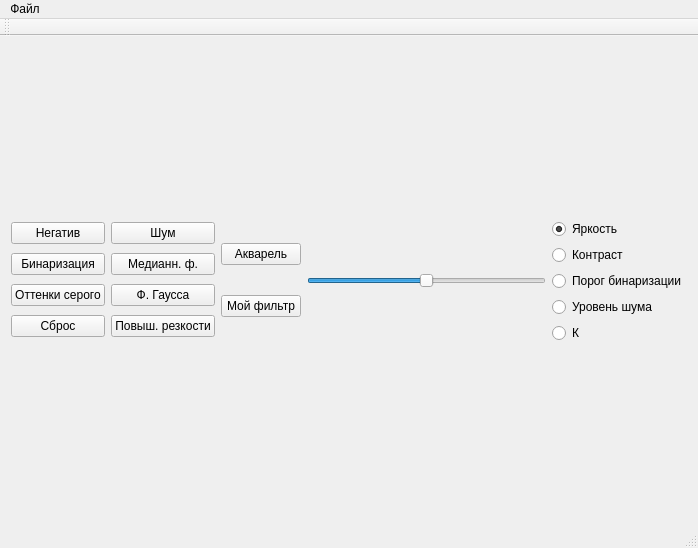
<?xml version="1.0" encoding="UTF-8"?>
<ui version="4.0">
 <class>MainWindow</class>
 <widget class="QMainWindow" name="MainWindow">
  <property name="geometry">
   <rect>
    <x>0</x>
    <y>0</y>
    <width>698</width>
    <height>548</height>
   </rect>
  </property>
  <property name="windowTitle">
   <string>MainWindow</string>
  </property>
  <widget class="QWidget" name="centralWidget">
   <layout class="QGridLayout" name="gridLayout">
    <item row="2" column="0">
     <layout class="QGridLayout" name="gridLayout_2">
      <item row="1" column="7">
       <layout class="QVBoxLayout" name="verticalLayout_4"/>
      </item>
      <item row="1" column="6">
       <layout class="QVBoxLayout" name="verticalLayout_6">
        <item>
         <widget class="QRadioButton" name="radioButton">
          <property name="text">
           <string>Яркость</string>
          </property>
          <property name="checked">
           <bool>true</bool>
          </property>
         </widget>
        </item>
        <item>
         <widget class="QRadioButton" name="radioButton_2">
          <property name="text">
           <string>Контраст</string>
          </property>
         </widget>
        </item>
        <item>
         <widget class="QRadioButton" name="radioButton_3">
          <property name="text">
           <string>Порог бинаризации</string>
          </property>
         </widget>
        </item>
        <item>
         <widget class="QRadioButton" name="radioButton_4">
          <property name="text">
           <string>Уровень шума</string>
          </property>
         </widget>
        </item>
        <item>
         <widget class="QRadioButton" name="radioButton_5">
          <property name="text">
           <string>К</string>
          </property>
         </widget>
        </item>
       </layout>
      </item>
      <item row="1" column="5">
       <layout class="QVBoxLayout" name="verticalLayout_7">
        <item>
         <widget class="QSlider" name="horizontalSlider">
          <property name="mouseTracking">
           <bool>true</bool>
          </property>
          <property name="minimum">
           <number>-255</number>
          </property>
          <property name="maximum">
           <number>255</number>
          </property>
          <property name="orientation">
           <enum>Qt::Horizontal</enum>
          </property>
         </widget>
        </item>
       </layout>
      </item>
      <item row="1" column="0">
       <layout class="QVBoxLayout" name="verticalLayout_2">
        <item>
         <widget class="QPushButton" name="ButtonNeg">
          <property name="text">
           <string>Негатив</string>
          </property>
         </widget>
        </item>
        <item>
         <widget class="QPushButton" name="ButtonBinary">
          <property name="text">
           <string>Бинаризация</string>
          </property>
         </widget>
        </item>
        <item>
         <widget class="QPushButton" name="ButtonGray">
          <property name="text">
           <string>Оттенки серого</string>
          </property>
         </widget>
        </item>
        <item>
         <widget class="QPushButton" name="ButtonRepair">
          <property name="text">
           <string>Сброс</string>
          </property>
         </widget>
        </item>
       </layout>
      </item>
      <item row="1" column="3">
       <layout class="QVBoxLayout" name="verticalLayout_5"/>
      </item>
      <item row="1" column="1">
       <layout class="QVBoxLayout" name="verticalLayout_3">
        <item>
         <widget class="QPushButton" name="ButtonNoise">
          <property name="enabled">
           <bool>true</bool>
          </property>
          <property name="text">
           <string>Шум</string>
          </property>
         </widget>
        </item>
        <item>
         <widget class="QPushButton" name="ButtonMedian">
          <property name="enabled">
           <bool>true</bool>
          </property>
          <property name="text">
           <string>Медианн. ф.</string>
          </property>
         </widget>
        </item>
        <item>
         <widget class="QPushButton" name="ButtonGauss">
          <property name="text">
           <string>Ф. Гаусса</string>
          </property>
         </widget>
        </item>
        <item>
         <widget class="QPushButton" name="ButtonRezk">
          <property name="text">
           <string>Повыш. резкости</string>
          </property>
         </widget>
        </item>
       </layout>
      </item>
      <item row="1" column="4">
       <layout class="QVBoxLayout" name="verticalLayout_8">
        <item>
         <widget class="QPushButton" name="ButtonAquarel">
          <property name="text">
           <string>Акварель</string>
          </property>
         </widget>
        </item>
        <item>
         <widget class="QPushButton" name="ButtonMy">
          <property name="text">
           <string>Мой фильтр</string>
          </property>
         </widget>
        </item>
       </layout>
      </item>
     </layout>
    </item>
    <item row="0" column="0">
     <layout class="QVBoxLayout" name="verticalLayout"/>
    </item>
    <item row="1" column="0">
     <layout class="QHBoxLayout" name="horizontalLayout"/>
    </item>
   </layout>
  </widget>
  <widget class="QMenuBar" name="menuBar">
   <property name="geometry">
    <rect>
     <x>0</x>
     <y>0</y>
     <width>698</width>
     <height>20</height>
    </rect>
   </property>
   <widget class="QMenu" name="menu">
    <property name="title">
     <string>Файл</string>
    </property>
    <addaction name="open"/>
   </widget>
   <addaction name="menu"/>
  </widget>
  <widget class="QToolBar" name="mainToolBar">
   <attribute name="toolBarArea">
    <enum>TopToolBarArea</enum>
   </attribute>
   <attribute name="toolBarBreak">
    <bool>false</bool>
   </attribute>
  </widget>
  <widget class="QStatusBar" name="statusBar"/>
  <action name="open">
   <property name="text">
    <string>Открыть</string>
   </property>
  </action>
 </widget>
 <layoutdefault spacing="6" margin="11"/>
 <resources/>
 <connections/>
</ui>
